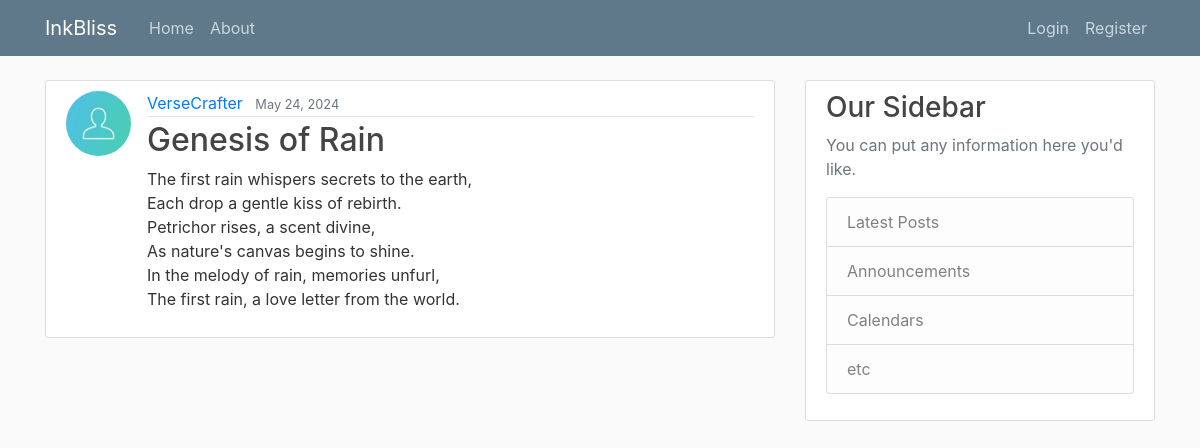
/post/16/, run on the app's committed database.
### blog/models.py (models this page shows, shortened)
class Post(models.Model):
    title=models.CharField(max_length=100)
    content=models.TextField()
    date=models.DateTimeField(default=timezone.now) #auto_now_add=True
    author=models.ForeignKey(User, on_delete=models.CASCADE)

### users/models.py (models this page shows, shortened)
class Profile(models.Model):
    user=models.OneToOneField(User, on_delete=models.CASCADE)
    image=models.ImageField(default='default.jpg',upload_to='profile_pics')

### blog/views.py (the view)
# urls.py: path('post/<int:pk>/', PostDetailView.as_view() , name="post-details"),
class PostDetailView(DetailView):
    model=Post

### blog/templates/blog/post_detail.html (shortened to what this page needs)
{% extends "blog/base.html" %}
{% block content %}
       <article class="media content-section">
        <img class="rounded-circle article-img" src="{{ object.author.profile.image.url }}">
        <div class="media-body">
          <div class="article-metadata">
            <a class="mr-2" href="#">{{ object.author }}</a>
            <small class="text-muted">{{ object.date|date:"F d, Y"}}</small>
          </div>
          <h2 class="article-title" >{{ object.title }}</h2>
          <p class="article-content">{{ object.content }}</p>
        </div>
      </article>
{% endblock content %}

### blog/static/blog/main.css (style rules this page uses)
body { background: #fafafa; color: #333333; margin-top: 5rem; }
h1, h2, h3, h4, h5, h6 { color: #444444; }
.content-section { background: #ffffff; padding: 10px 20px; border: 1px solid #dddddd; border-radius: 3px; margin-bottom: 20px; }
.article-title { color: #444444; }
.article-content { white-space: pre-line; }
.article-img { height: 65px; width: 65px; margin-right: 16px; }
.article-metadata { padding-bottom: 1px; margin-bottom: 4px; border-bottom: 1px solid #e3e3e3 }

### data on the page
Post: author.profile.image (placeholder picture), author "VerseCrafter", date "May 24, 2024", title "Genesis of Rain", content "The first rain whispers secrets to the earth, Each drop a gentle kiss of rebirth. Petrichor rises, a scent divine, As nature's canvas begins to shine. In the melody of rain, memories unfurl, The first rain, a love letter from the world."
